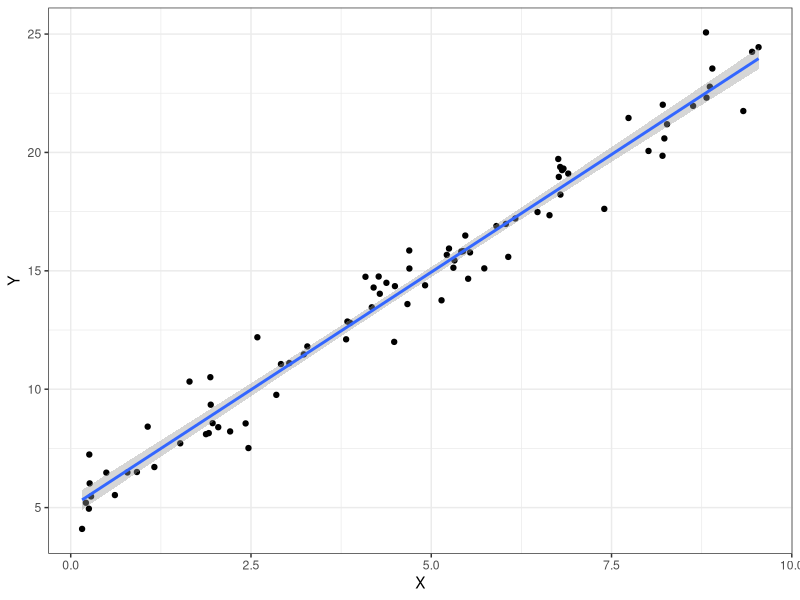
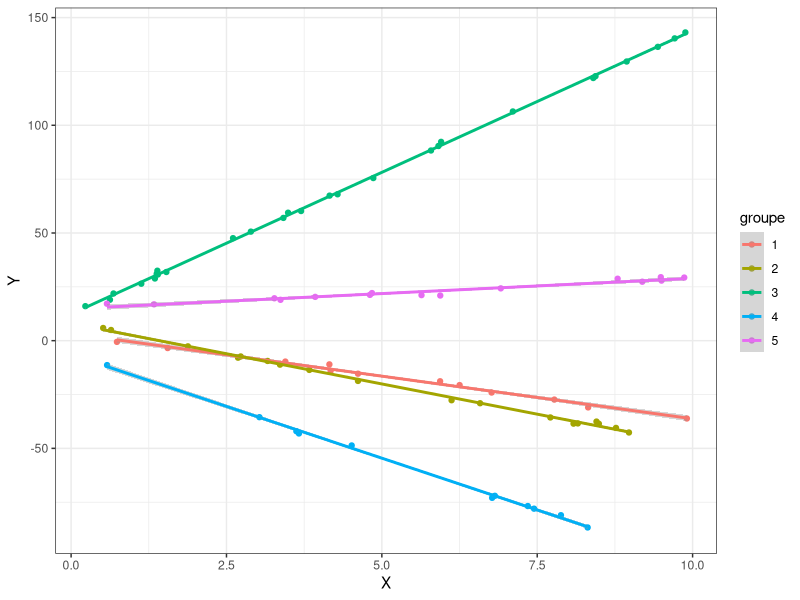

Write the R code that produced these figures, in order.
## ---- chunk 1
#| label: DoNotModify
#| include: false
### Utilities for R. 
# Do not modify unless you don't use R: then, delete this chunk.
# Installation of R packages if necessary
install_packages <- function(packages) {
  invisible(
    sapply(
      packages, 
      FUN = function(package) {
        if (!package %in% installed.packages()[, 1]) {
          install.packages(package, repos = "https://cran.rstudio.com/")
        }
      }
    )
  )
}

# Basic packages
install_packages(c("knitR", "formatR", "kableExtra"))

# Chunk font size hook: allows size='small' or any valid Latex font size in chunk options
def.chunk.hook <- knitr::knit_hooks$get("chunk")
knitr::knit_hooks$set(
  chunk = function(x, options) {
    x <- def.chunk.hook(x, options)
    ifelse(
      options$size == "normalsize", 
      yes = x,
      no = paste0("\n \\", options$size, "\n\n", x, "\n\n \\normalsize")
    )
  }
)
## ---- chunk 2
#| label: Options
#| include: false
### Customized R options for this document
# Delete this chunk if you don't use R

# Add necessary packages here
packages <- c("tidyverse", "lme4")
# Install them
install_packages(packages)

# knitr options (https://yihui.org/knitr/options/)
knitr::opts_chunk$set(
  # Messages from packages
  message = FALSE,
  # Code chunk automatic format if tidy is TRUE
  tidy = FALSE, 
  # Tidy code options: remove blank lines and cut lines after 50 characters
  tidy.opts = list(blank = FALSE, width.cutoff = 50),
  # Font size in PDF output
  size = "scriptsize", 
  # Select PDF figures in PDF output if PDF file exists beside PNG file
  knitr.graphics.auto_pdf = TRUE
)
# Text width of R functions output
options(width = 50)

# ggplot style
library("tidyverse")
theme_set(theme_bw())
theme_update(
  panel.background = element_rect(fill = "transparent", colour = NA),
  plot.background = element_rect(fill = "transparent", colour = NA)
)
knitr::opts_chunk$set(dev.args = list(bg = "transparent"))

# Random seed
set.seed(973)
## ---- chunk 3
# Paramètres
n_groupes <- 5
# Effectif moyen par groupe
n_individus_par_groupe <- 20
#  Effectif réel par groupe
n_individus <- rpois(n_groupes, lambda = n_individus_par_groupe)
# Paramètres
sigma <- 1
## ---- chunk 4
library("tidyverse")
sim_data <- function(n_individus, n_groupes, alpha_j, beta_j) {
  n <- sum(n_individus)
  X <- runif(n, 0, 10)
  Y <- rep(alpha_j, n_individus) + rep(beta_j, n_individus) * X + rnorm(n, sd = sigma)
  seq_len(n_groupes) %>% 
    rep(n_individus) %>% 
    as.factor() -> groupe
  return(tibble(X, Y, groupe))
}
## ---- chunk 5
alpha_j <- rep(5, n_groupes)
beta_j <- rep(2, n_groupes)
donnees <- sim_data(n_individus, n_groupes, alpha_j, beta_j)
donnees %>% 
  ggplot(aes(x = X, y = Y)) +
  geom_point() +
  geom_smooth(method = "lm")
## ---- chunk 6
modele_lm <- lm(Y ~ X, data = donnees)
summary(modele_lm)
## ---- chunk 7
alpha_j <- rnorm(n_groupes, mean = 5, sd = 5)
beta_j <- rnorm(n_groupes, mean = 2, sd = 5)
donnees <- sim_data(n_individus, n_groupes, alpha_j, beta_j)
donnees %>% 
  ggplot(aes(x = X, y = Y, color = groupe)) +
  geom_point() +
  geom_smooth(method = "lm")
## ---- chunk 8
library("lme4")
modele <- lmer(Y ~ (1|groupe) + (X||groupe), data = donnees)
summary(modele)
